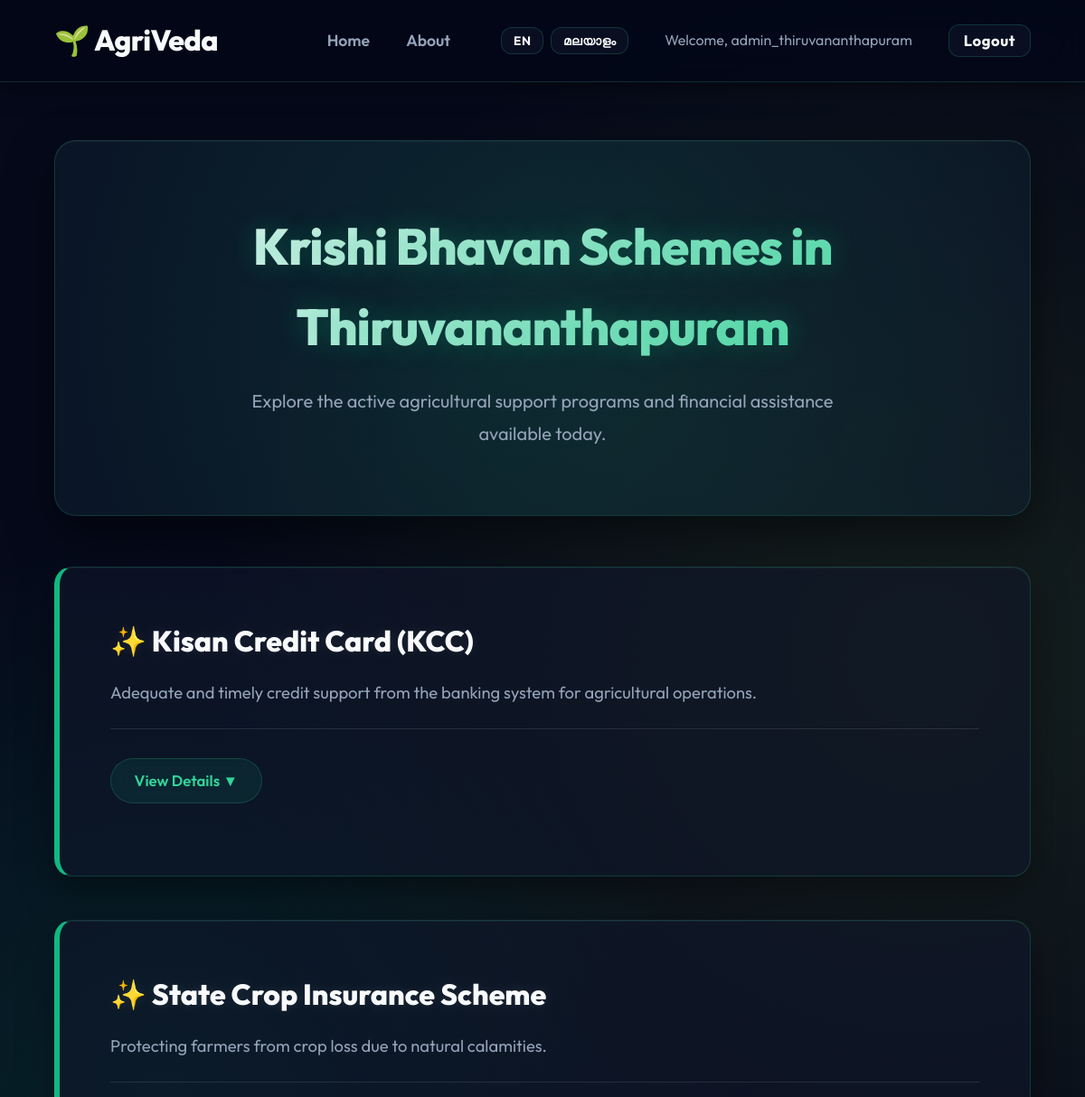
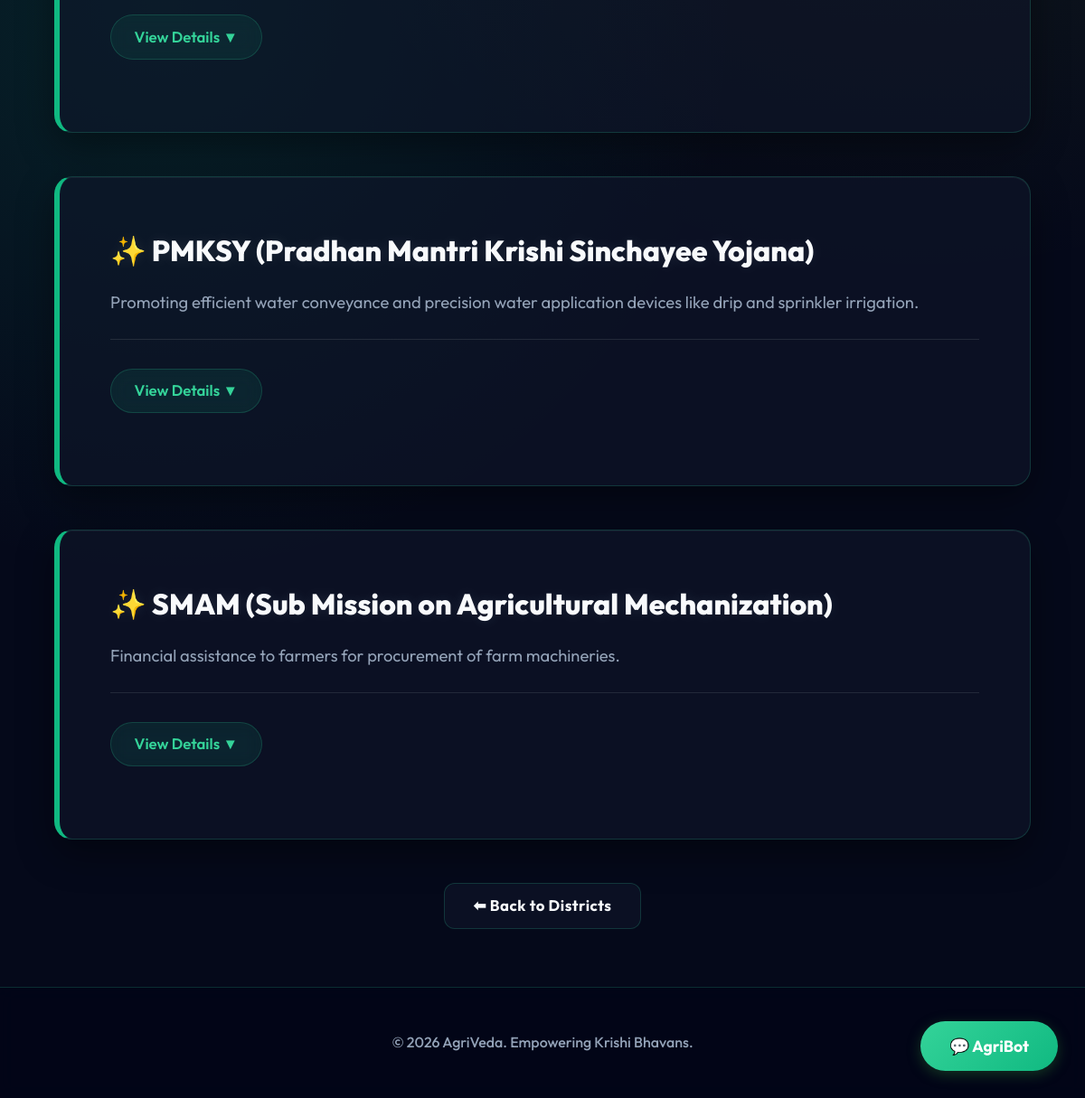
The app's page /district/Thiruvananthapuram/ (signed in) with its own data (2 pictures, top to bottom).
### myapp/models.py (models this page shows, shortened)
class Scheme(models.Model):
    district = models.CharField(
        max_length=50,
        choices=KERALA_DISTRICTS_CHOICES,
        default='Thiruvananthapuram',
        help_text="The district this scheme belongs to."
    )
    title = models.CharField(max_length=255)
    description = models.TextField()
    eligibility = models.TextField()
    benefits = models.TextField()
    documents = models.TextField(help_text="Enter required documents separated by commas (e.g. Aadhaar Card, Bank Passbook)")
    procedures = models.TextField()
    created_at = models.DateTimeField(auto_now_add=True)
    updated_at = models.DateTimeField(auto_now=True)
    @property
    def documents_list(self):
        return [doc.strip() for doc in self.documents.split(',') if doc.strip()]

### myapp/views.py (the view)
# urls.py: path('district/<str:district_name>/', views.district_schemes, name='district_schemes'),
@login_required
def district_schemes(request: HttpRequest, district_name: str) -> HttpResponse:
    schemes = Scheme.objects.filter(district=district_name).order_by('-created_at')
    context = {
        'district_name': district_name,
        'schemes': schemes
    }
    return render(request, 'myapp/district_schemes.html', context)

### myapp/templates/myapp/district_schemes.html (shortened to what this page needs)
{% extends 'myapp/base.html' %}
{% block content %}
<div class="schemes-header">
    <h1>Krishi Bhavan Schemes in {{ district_name }}</h1>
    <p>Explore the active agricultural support programs and financial assistance available today.</p>
</div>
<div class="schemes-list">
    {% for scheme in schemes %}
    <div class="scheme-card">
        <h3>✨ {{ scheme.title }}</h3>
        <p class="description">{{ scheme.description }}</p>
        <button class="toggle-btn" onclick="toggleDetails(this)">View Details ▼</button>
    </div>
    {% empty %}
    <p>No schemes currently active for this district.</p>
    {% endfor %}
</div>
<div style="margin-top: 3rem; text-align: center;">
    <a href="{% url 'home' %}" class="btn btn-outline">⬅ Back to Districts</a>
</div>
{% endblock %}

### myapp/templates/myapp/base.html (shortened to what this page needs)
<!DOCTYPE html>
<html lang="en">
<head>
</head>
<body>
    <nav class="navbar">
        <a href="{% url 'home' %}" class="navbar-brand">
            🌱 AgriVeda
        </a>
        <div class="nav-links">
            <a href="{% url 'home' %}">Home</a>
            <a href="{% url 'about' %}">About</a>
            <div class="notranslate" translate="no" style="margin-left: 1rem; display: flex; gap: 0.5rem; align-items: center;">
                <button class="btn btn-outline" style="padding: 0.3rem 0.8rem; font-size: 0.85rem;" onclick="doGTranslate('en|en'); return false;">EN</button>
                <button class="btn btn-outline" style="padding: 0.3rem 0.8rem; font-size: 0.85rem;" onclick="doGTranslate('en|ml'); return false;">മലയാളം</button>
            </div>
            {% if user.is_authenticated %}
                <span style="color: var(--text-muted)">Welcome, {{ user.username }}</span>
                <form action="{% url 'logout' %}" method="post" style="display:inline;">
                    <button type="submit" class="btn btn-outline" style="padding: 0.4rem 1rem">Logout</button>
                </form>
            {% else %}
                <a href="{% url 'login' %}" class="btn btn-outline">Login</a>
                <a href="{% url 'register' %}" class="btn btn-primary">Register</a>
            {% endif %}
        </div>
    </nav>
    <main>
        {% block content %}
        {% endblock %}
    </main>
    <footer>
        <p>&copy; 2026 AgriVeda. Empowering Krishi Bhavans.</p>
    </footer>
    <button class="chat-btn" onclick="toggleChatbot()">💬 AgriBot</button>
</body>
</html>

### myapp/templates/myapp/base.html (style rules this page uses)
:root { --primary-color: #10b981; --primary-light: #34d399; --primary-dark: #059669; --accent-color: #a3e635; --bg-dark: #020617; --bg-grad-1: #0f172a; --bg-grad-2: #022c22; --surface-color: rgba(15, 23, 42, 0.6); --border-glass: rgba(52, 211, 153, 0.2); --border-glass-hover: rgba(52, 211, 153, 0.5); --text-main: #f8fafc; --text-muted: #94a3b8; --danger-color: #ef4444; --transition: all 0.4s cubic-bezier(0.25, 1, 0.5, 1); }
* { box-sizing: border-box; margin: 0; padding: 0; font-family: 'Outfit', sans-serif; scroll-behavior: smooth; }
body { background-color: var(--bg-dark); background-image: radial-gradient(circle at 15% 50%, rgba(16, 185, 129, 0.15), transparent 40%), radial-gradient(circle at 85% 30%, rgba(163, 230, 53, 0.1), transparent 40%); color: var(--text-main); line-height: 1.6; min-height: 100vh; display: flex; flex-direction: column; overflow-x: hidden; }
body::before { content: ''; position: fixed; top: 0; left: 0; width: 100%; height: 100%; opacity: 0.3; pointer-events: none; z-index: -1; }
.navbar { background: rgba(2, 6, 23, 0.7); backdrop-filter: blur(20px); -webkit-backdrop-filter: blur(20px); padding: 1.2rem 5%; box-shadow: 0 4px 30px rgba(0, 0, 0, 0.5); border-bottom: 1px solid var(--border-glass); position: sticky; top: 0; z-index: 1000; display: flex; justify-content: space-between; align-items: center; transition: var(--transition); }
.navbar-brand { font-size: 2rem; font-weight: 800; color: var(--text-main); text-decoration: none; display: flex; align-items: center; gap: 12px; letter-spacing: -0.5px; transition: var(--transition); }
.nav-links { display: flex; gap: 2.5rem; align-items: center; }
.nav-links a { text-decoration: none; color: var(--text-muted); font-weight: 600; font-size: 1.1rem; position: relative; transition: var(--transition); padding: 0.5rem 0; }
.nav-links a::after { content: ''; position: absolute; left: 50%; bottom: 0; width: 0; height: 2px; background: var(--primary-light); transition: var(--transition); border-radius: 2px; transform: translateX(-50%); box-shadow: 0 0 10px var(--primary-light); }
.btn { padding: 0.7rem 2rem; border-radius: 12px; font-weight: 700; text-decoration: none; transition: var(--transition); border: none; cursor: pointer; display: inline-flex; align-items: center; justify-content: center; gap: 0.5rem; position: relative; overflow: hidden; z-index: 1; letter-spacing: 0.5px; font-size: 1.05rem; }
.btn-outline { border: 1px solid var(--border-glass); color: var(--text-main) !important; background: var(--surface-color); backdrop-filter: blur(10px); }
.nav-links .btn::after { display: none; }
main { flex: 1; padding: 4rem 5%; max-width: 1200px; margin: 0 auto; width: 100%; animation: slideUpFade 0.8s cubic-bezier(0.16, 1, 0.3, 1) forwards; }
footer { background: rgba(2, 6, 23, 0.8); backdrop-filter: blur(10px); text-align: center; padding: 3rem; margin-top: auto; border-top: 1px solid var(--border-glass); color: var(--text-muted); font-weight: 500; }
.chat-btn { position: fixed; bottom: 30px; right: 30px; background: linear-gradient(135deg, var(--primary-light), var(--primary-color)); color: white; border: none; border-radius: 50px; padding: 1rem 2rem; font-size: 1.1rem; font-weight: bold; box-shadow: 0 4px 15px rgba(46, 125, 50, 0.4); cursor: pointer; z-index: 1001; transition: var(--transition); }
body { top: 0px !important; position: static !important; }

### records on screen
Scheme: title "Kisan Credit Card (KCC)", description "Adequate and timely credit support from the banking system for agricultural operations."
Scheme: title "State Crop Insurance Scheme", description "Protecting farmers from crop loss due to natural calamities."
Scheme: title "PMKSY (Pradhan Mantri Krishi Sinchayee Yojana)", description "Promoting efficient water conveyance and precision water application devices like drip and sprinkler irrigation."
Scheme: title "SMAM (Sub Mission on Agricultural Mechanization)", description "Financial assistance to farmers for procurement of farm machineries."

### other values on screen
{{ user.username }} "admin_thiruvananthapuram"
{{ district_name }} "Thiruvananthapuram"
